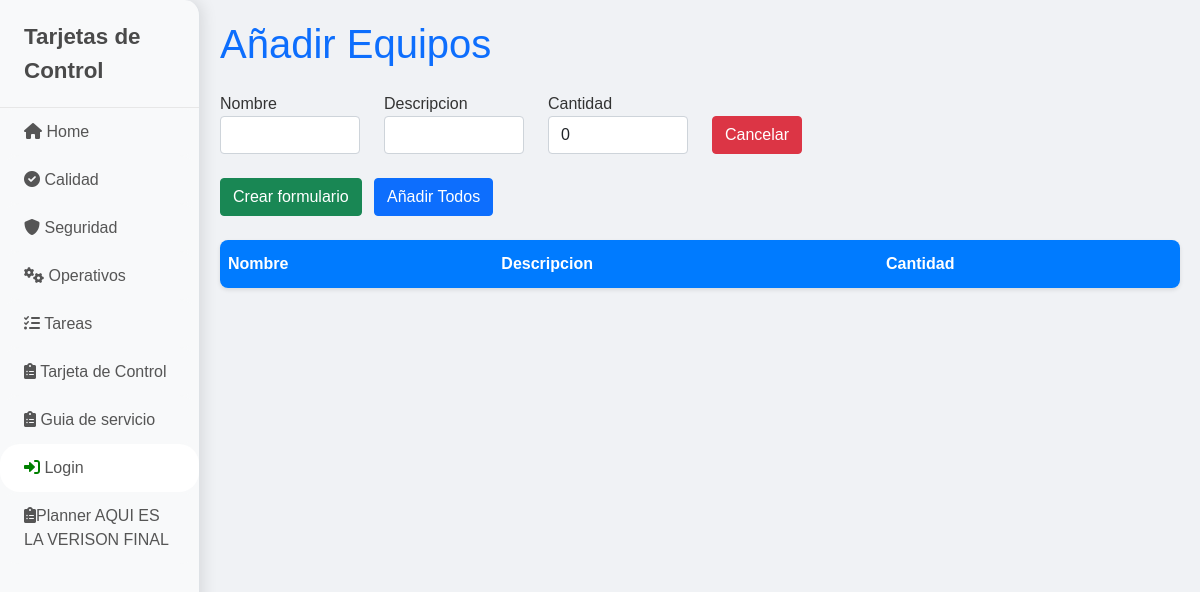
The page /guias/ on the database as committed earlier.
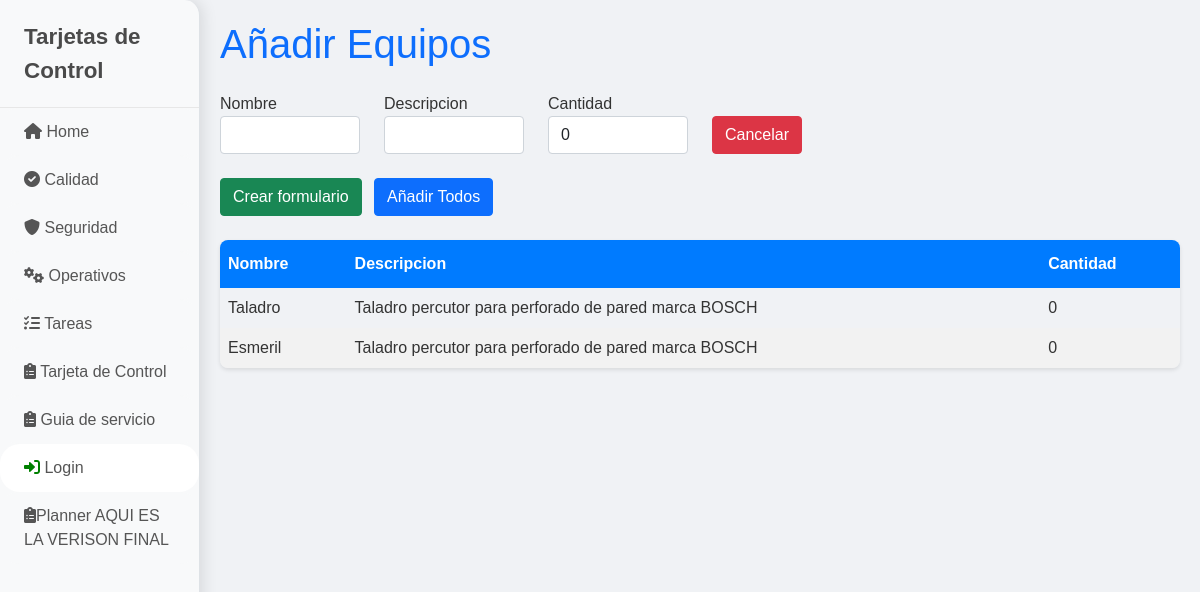
The same page on the database as committed later.
### guias/models.py (models this page shows, shortened)
class Equipo(models.Model):
    nombre = models.CharField(max_length=100)
    descripcion = models.CharField(max_length=150)
    cantidad = models.IntegerField(default=0)  # Agregar campo cantidad con valor predeterminado de 0

### guias/views.py (the view)
# urls.py: path('', views.index, name='calidad_index'),
def index(request):
    context = {'form': EquipoForm(), 'equipos': Equipo.objects.all()}
    return render(request, 'index_equipos.html', context)

### guias/forms.py
class EquipoForm(forms.ModelForm):
    class Meta:
        model = Equipo
        fields = ('nombre', 'descripcion', 'cantidad')  # Campos del modelo Equipo que deseas incluir en el formulario
        widgets = {
            'nombre': forms.TextInput(attrs={'class': 'form-control'}),
            'descripcion': forms.TextInput(attrs={'class': 'form-control'}),
            'cantidad': forms.NumberInput(attrs={'class': 'form-control', 'value': 0}),  # Establecer valor predeterminado a 0
        }

### guias/templates/index_equipos.html (shortened to what this page needs)
{% extends 'base.html' %}
{% block content %}
<h1 class="mb-4 text-primary">Añadir Equipos</h1>
<div id="equipo-forms">
    {% include 'partials/form_equipo.html' %}
</div>
<div class="my-4">
    <button type="button" class="btn btn-success me-2" hx-get="{% url 'create-equipo' %}" hx-target="#equipo-forms" hx-swap="beforeend">Crear formulario</button>
    <button type="button" class="btn btn-primary" id="submit-all">Añadir Todos</button>
</div>
<table class="table-custom">
    <thead>
        <tr>
            <th>Nombre</th>
            <th>Descripcion</th>
            <th>Cantidad</th>
        </tr>
    </thead>
    <tbody id="equipo-list">
        {% for equipo in equipos %}
            {% include 'partials/equipo.html' %}
        {% endfor %}
    </tbody>
</table>
{% endblock %}

### guias/templates/partials/equipo.html
<tr>
        <td>{{ equipo.nombre }}</td>
        <td>{{ equipo.descripcion }}</td>
        <td>{{ equipo.cantidad }}</td>
</tr>

Rows that differ between the two databases and show on the page:
added Equipo: nombre "Taladro", descripcion "Taladro percutor para perforado de pared marca BOSCH", cantidad "0"
added Equipo: nombre "Esmeril", descripcion "Taladro percutor para perforado de pared marca BOSCH", cantidad "0"
